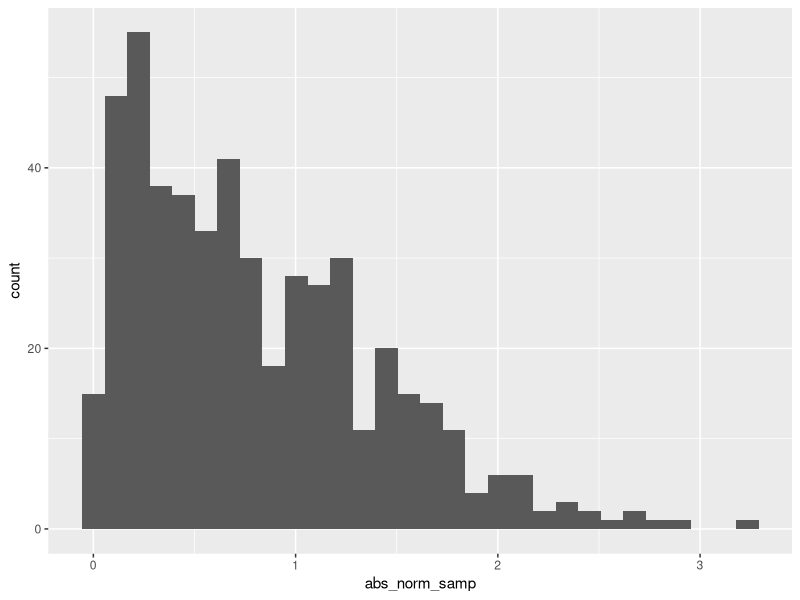

Generate this figure with R:
## ---- chunk 1
library(tidyverse)

la_df = tibble(
  norm_samp = rnorm(500),
  abs_norm_samp = abs(norm_samp)
)

ggplot(la_df, aes(x = abs_norm_samp)) + geom_histogram()
